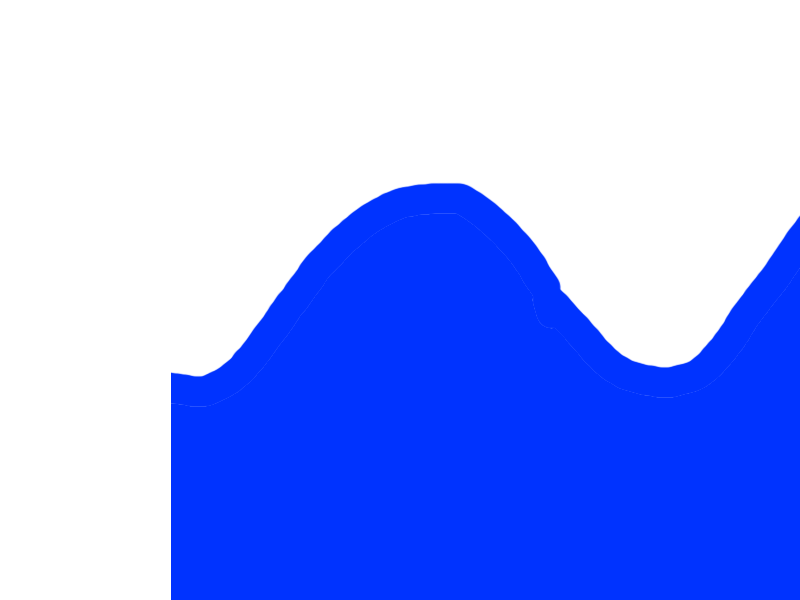
#> input picture tools/mars/wip/horizon1.png, 800 x 600 px, given in place of mars1_bl.png, which was not available
$ python 01_recolor.py
#> lines starting #> are read from the running program, lines starting #| are printed output that depends on the picture; after the words box and inside, x2 and y2 are one past the last pixel; in counts of white or black regions, pixels touching at a corner belong together; pictures that were not available may be replaced by others from this repository, and a replacement may not be noted
### tools/mars/stitch_lib.py
#!/usr/bin/env python
# Experimental stitcher for the upscaled mars quarters (magenta-backed).
# Pipeline per tile: recolor->original (done upstream) -> soft sky/alpha (fringe-aware)
# -> terrain-fill the sky -> SHEAR the right half (seam edge down `step`, far edge 0)
# -> Laplacian (multiband) blend across the abutment -> recomposite clean magenta.
import numpy as np
from PIL import Image

MAG = np.array([255, 0, 255], np.float32)
try:
    import cv2
    HAVE_CV2 = True
except Exception:
    HAVE_CV2 = False


def load(p):
#> called with p = 'tools/mars/mars1_bl.png'
    return np.asarray(Image.open(p).convert("RGB")).astype(np.float32)
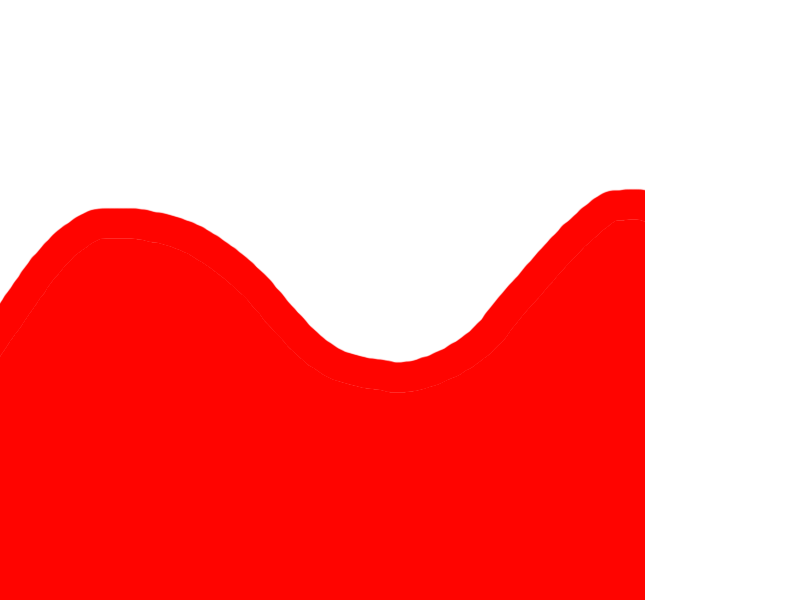
#> input picture tools/mars/wip/horizon2.png, 800 x 600 px, given in place of mars1_bl.png, which was not available


# [7 lines left out: function sky_score, not called in this run]


def alpha_from(rgb):
    return 1.0 - sky_score(rgb)                        # 1 terrain, 0 sky (soft edge)


# [75 lines left out: functions horizon, terrain_fill, shear_v, _pyr_blend_cv2, _pyr_blend_np, not called in this run]


def pyr_blend(A, B, mask, levels=6):
    return _pyr_blend_cv2(A, B, mask, levels) if HAVE_CV2 else _pyr_blend_np(A, B, mask, levels)


# [36 lines left out: functions smoothmask, stitch_two, not called in this run]


# [5 lines that do not run on import are left out]

### tools/mars/wip/01_recolor.py
#!/usr/bin/env python
# Phase 1 (after the matte): Recolour the MATTED foreground -> its low-res original.
# Per channel, match the matted terrain mean+std (alpha>0.9 = solid terrain) to the
# original quarter's terrain (magenta-detect mask, since the low-res originals are still
# magenta-backed). Reinhard transfer; alpha carried through unchanged. No magenta to force.
import os, sys
import numpy as np
from PIL import Image

HERE = os.path.dirname(os.path.abspath(__file__))
ROOT = os.path.dirname(HERE); sys.path.insert(0, ROOT)
from stitch_lib import load   # noqa: E402

SRC = os.path.join(HERE, 'matte')
OUT = os.path.join(HERE, 'recolor'); os.makedirs(OUT, exist_ok=True)
order = [(n, h) for n in range(1, 7) for h in ('bl', 'br')]
LUMW = np.array([0.299, 0.587, 0.114])


def magmask(a):                                   # terrain = NOT magenta (for the originals)
    R, G, B = a[..., 0], a[..., 1], a[..., 2]
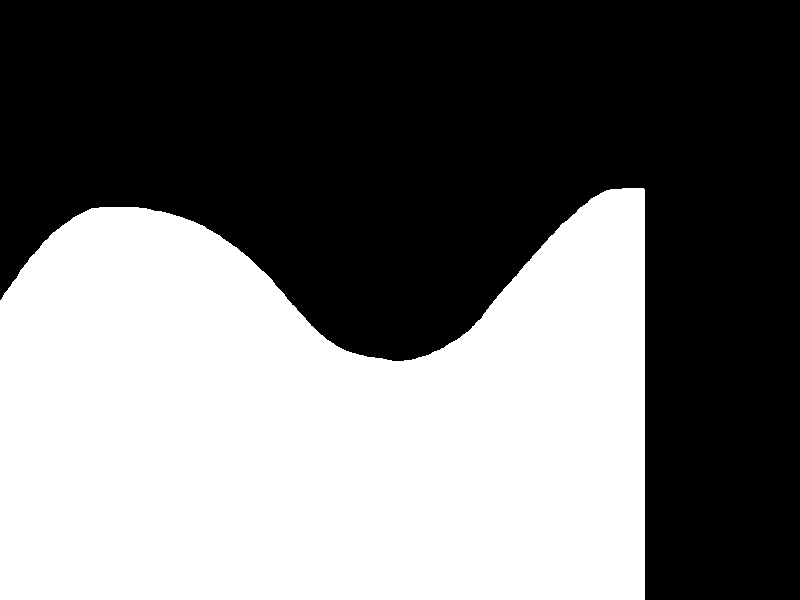
#> R: shape (600, 800) float32; 44.7% white; 1 white region, box (x1, y1, x2, y2) and area: (0, 188, 645, 600) 214512
#> B: shape (600, 800) float32; every value is 0
    return ~((R > 175) & (G < 95) & (B > 175))
#> returned value: shape (600, 800) bool; every value is 1


def overlay(rgb, al, h=130, gap=3, bg=(35, 35, 40)):
    w = max(1, int(round(rgb.shape[1] * h / rgb.shape[0])))
    im = Image.fromarray(np.clip(rgb, 0, 255).astype(np.uint8)).resize((w, h), Image.LANCZOS)
    a = np.asarray(Image.fromarray((np.clip(al, 0, 1) * 255).astype(np.uint8)).resize((w, h), Image.LANCZOS)).astype(np.float32) / 255
    base = np.array(bg, np.float32)[None, None, :] * np.ones((h, w, 1), np.float32)
    comp = (base * (1 - a[..., None]) + np.asarray(im, np.float32) * a[..., None]).astype(np.uint8)
    return np.concatenate([comp, np.full((h, gap, 3), 255, np.uint8)], axis=1)


bef, aft = [], []
print(f"{'quarter':10} | orig terrain mean      | after recolour (should match)")
print('-' * 64)
for n, h in order:
    arr = np.asarray(Image.open(os.path.join(SRC, f'mars{n}_{h}.png')).convert('RGBA')).astype(np.float32)
    F, al = arr[..., :3], arr[..., 3] / 255.0
    orig = load(os.path.join(ROOT, f'mars{n}_{h}.png'))
    ht, ot = al > 0.9, magmask(orig)
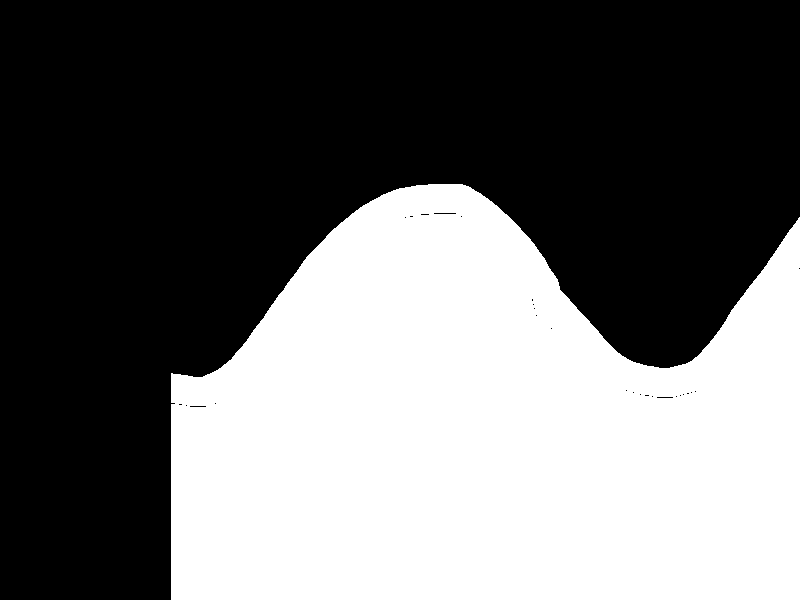
#> ht: shape (600, 800) bool; 41.9% white; 1 white region, box (x1, y1, x2, y2) and area: (171, 184, 800, 600) 201015
    out = F.copy()
    for c in range(3):
        hm, hs = F[ht][:, c].mean(), F[ht][:, c].std() + 1e-6
        om, os_ = orig[ot][:, c].mean(), orig[ot][:, c].std() + 1e-6
        out[..., c] = (F[..., c] - hm) * (os_ / hs) + om
#> this loop made 3 passes
#> (hm, om, os_) on passes 1 to 3: (0, 114, 126.8), (51, 1.79, 1.99), (255, 0, 1e-06)
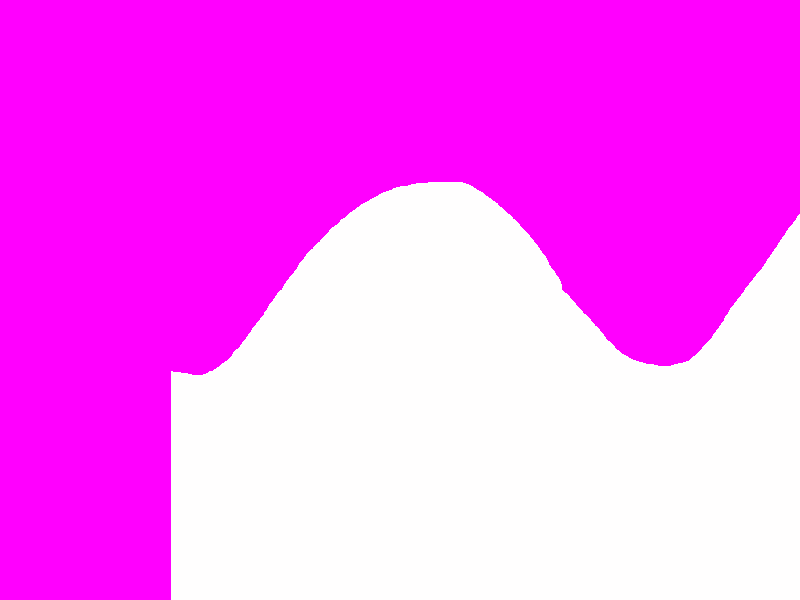
#> out: shape (600, 800, 3) float32; mean R, G, B 113.2, -58451872, -147.7; drawn with min black and max white
    out = np.clip(out, 0, 255)
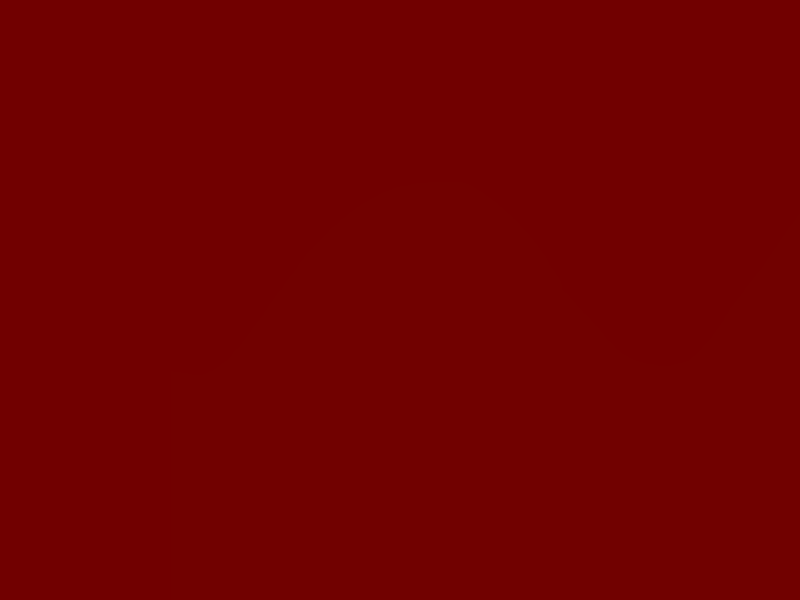
#> out: shape (600, 800, 3) float32; mean R, G, B 113.2, 0.8, 0
    Image.fromarray(np.dstack([out, al * 255.0]).astype(np.uint8), 'RGBA').save(os.path.join(OUT, f'mars{n}_{h}.png'))
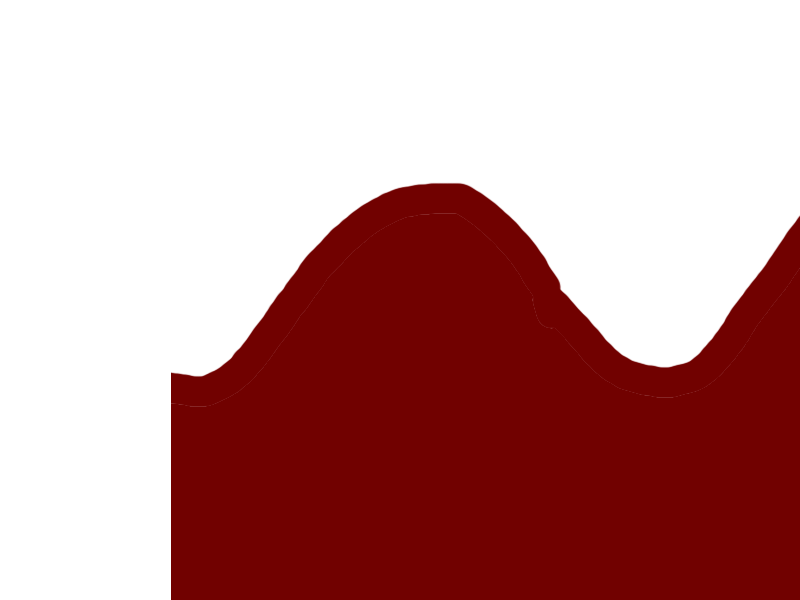
#> saved as mars1_bl.png: PIL image 800x600 RGBA; mean R, G, B, A 113, 0.4, 0, 107.1; transparent parts drawn white

    om = np.array([orig[ot][:, c].mean() for c in range(3)])
#> om = [114, 1.79, 0]
    am = np.array([out[ht][:, c].mean() for c in range(3)])
#> am = [114, 1.79, 0]
    print(f"mars{n}_{h:3} | ({om[0]:5.1f},{om[1]:5.1f},{om[2]:5.1f})        | ({am[0]:5.1f},{am[1]:5.1f},{am[2]:5.1f})")
#| mars1_bl  | (114.0,  1.8,  0.0)        | (114.0,  1.8,  0.0)
    bef.append(overlay(F, al)); aft.append(overlay(out, al))
#> call 2 of overlay, with h = 130, gap = 3, bg = (35, 35, 40)
#> in overlay (call 2), `return np.concatenate([comp, np.full((h, gap, 3), 255, np.uint8)], axi..`:
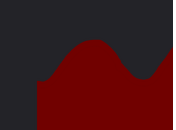
#> returned value: shape (130, 176, 3); mean of channels 0, 1, 2 70.9, 24.7, 27.1; drawn as R, G, B
#> (the run stopped early here; a loop or call above may not have finished)
